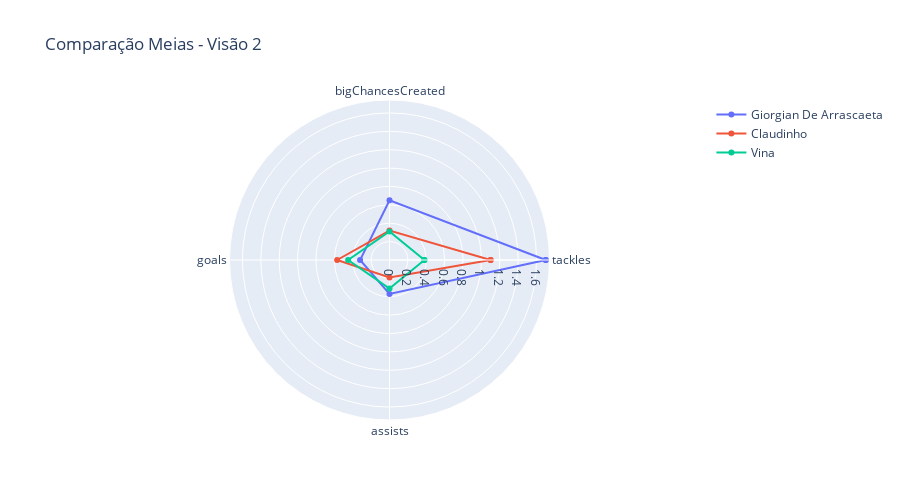

The code cell stored with this chart in its notebook:
### Code cell
categories = labelsmf2[1:]
categories = [*categories, categories[0]]

players = df_meias1_vw2.values.tolist()

player_1 = players[0][1:]
player_1 = [*player_1, player_1[0]]
player_2 = players[1][1:]
player_2 = [*player_2, player_2[0]]
player_3 = players[2][1:]
player_3 = [*player_3, player_3[0]]

fig = go.Figure(
    data = [ go.Scatterpolar(r=player_1, theta = categories, name = players[0][0]),
             go.Scatterpolar(r=player_2, theta = categories, name = players[1][0]),
             go.Scatterpolar(r=player_3, theta = categories, name = players[2][0])],
    layout = go.Layout(
    autosize = False,
    width = 900,
    height = 500,
    title=go.layout.Title(text = 'Comparação Meias - Visão 2'),
    polar = {'radialaxis':{'visible':True}},
    showlegend = True)
)

pyo.iplot(fig)

### Figure 1 — Plotly figure (JSON) as saved in the notebook; plotly's stock layout.template omitted (floating-point values rounded to 4 significant figures)
{"data": [{"name": "Giorgian De Arrascaeta", "r": [1.7, 0.65, 0.32, 0.37, 1.7], "theta": ["tackles", "bigChancesCreated", "goals", "assists", "tackles"], "type": "scatterpolar"}, {"name": "Claudinho", "r": [1.1, 0.32, 0.57, 0.19, 1.1], "theta": ["tackles", "bigChancesCreated", "goals", "assists", "tackles"], "type": "scatterpolar"}, {"name": "Vina", "r": [0.38, 0.31, 0.45, 0.31, 0.38], "theta": ["tackles", "bigChancesCreated", "goals", "assists", "tackles"], "type": "scatterpolar"}], "layout": {"autosize": false, "height": 500, "polar": {"radialaxis": {"visible": true}}, "showlegend": true, "title": {"text": "Comparação Meias - Visão 2"}, "width": 900}}
